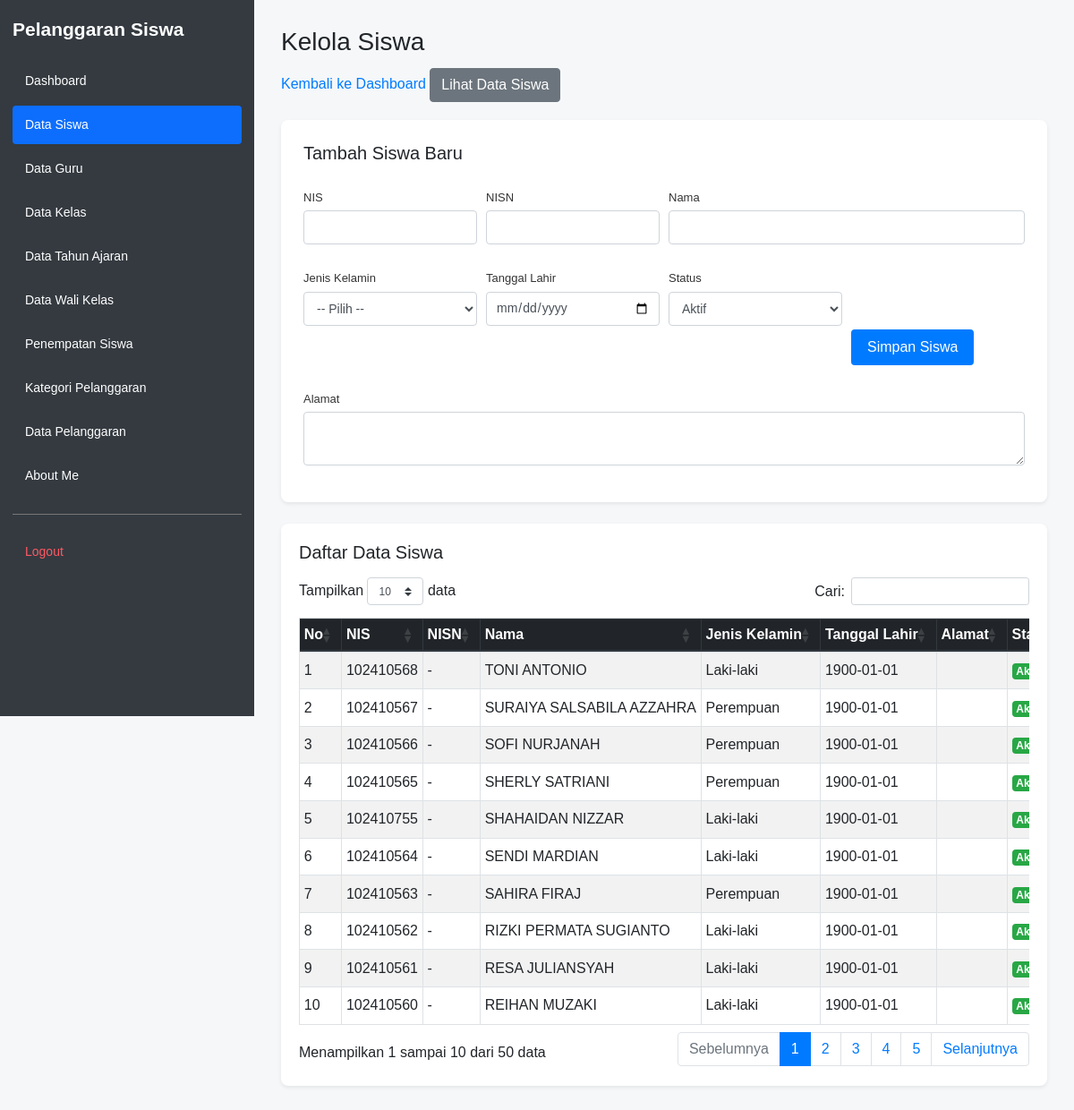
The page /kelola_siswa.php (signed in) on the database its author committed.
### tables this page shows
CREATE TABLE `t_siswa` (
  `id` int(11) NOT NULL AUTO_INCREMENT,
  `nis` varchar(20) DEFAULT NULL,
  `nisn` varchar(20) DEFAULT NULL,
  `nama` varchar(150) DEFAULT NULL,
  `jenis_kelamin` varchar(4) NOT NULL,
  `tanggal_lahir` date NOT NULL,
  `alamat` text NOT NULL,
  `status_aktif` tinyint(1) NOT NULL,
  `created_at` timestamp NOT NULL DEFAULT current_timestamp(),
  `updated_at` timestamp NOT NULL DEFAULT current_timestamp(),
  PRIMARY KEY (`id`),
  UNIQUE KEY `uq_t_siswa_nisn` (`nisn`),
  UNIQUE KEY `uq_t_siswa_nis` (`nis`)
);

### kelola_siswa.php (the view, shortened to what this page needs)
<?php
require_once __DIR__ . '/config/koneksi.php';
$sql = "SELECT * FROM t_siswa ORDER BY id DESC";
$hasil = mysqli_query($koneksi, $sql);
function h($nilai) {
    return htmlspecialchars(
        (string)($nilai ?? '-'),
        ENT_QUOTES,
        'UTF-8'
    );
}
?>
<!DOCTYPE html>
<html lang="id">
<head>
    <link rel="stylesheet"
          href="https://cdn.jsdelivr.net/npm/bootstrap@4.1.3/dist/css/bootstrap.min.css">
    <link rel="stylesheet"
          href="https://cdn.datatables.net/1.13.8/css/dataTables.bootstrap4.min.css">
    <link rel="stylesheet" href="layout/layout.css">
</head>
<body>
<?php require_once __DIR__ . '/layout/sidebar.php'; ?>
<main class="app-main">
    <div class="page-header">
        <h1>Kelola Siswa</h1>
        <a href="dashboard.php">Kembali ke Dashboard</a>
        <a href="data_siswa.php" class="btn btn-secondary">
            Lihat Data Siswa
        </a>
    </div>
    <div class="form-card form-card-full shadow-sm mb-4">
        <h5 class="mb-3">Tambah Siswa Baru</h5>
        <form action="proses_tambah_siswa.php" method="POST">
            <div class="form-row">
                <div class="form-group col-md-3">
                    <label>NIS</label>
                    <input type="text" name="nis" class="form-control"
                           maxlength="15" inputmode="numeric" pattern="[0-9]*">
                </div>
                <div class="form-group col-md-3">
                    <label>NISN</label>
                    <input type="text" name="nisn" class="form-control"
                           maxlength="10" inputmode="numeric" pattern="[0-9]*" required>
                </div>
                <div class="form-group col-md-6">
                    <label>Nama</label>
                    <input type="text" name="nama" class="form-control" required>
                </div>
            </div>
            <div class="form-row">
                <div class="form-group col-md-3">
                    <label>Jenis Kelamin</label>
                    <select name="jenis_kelamin" class="form-control" required>
                        <option value="">-- Pilih --</option>
                    </select>
                </div>
                <div class="form-group col-md-3">
                    <label>Tanggal Lahir</label>
                    <input type="date" name="tanggal_lahir" class="form-control" required>
                </div>
                <div class="form-group col-md-3">
                    <label>Status</label>
                    <select name="status_aktif" class="form-control" required>
                        <option value="1">Aktif</option>
                    </select>
                </div>
                <div class="form-group col-md-3">
                    <label>&nbsp;</label><br>
                    <button type="submit" name="simpan" class="btn btn-primary">
                        Simpan Siswa
                    </button>
                </div>
            </div>
            <div class="form-group">
                <label>Alamat</label>
                <textarea name="alamat" rows="2" class="form-control" required></textarea>
            </div>
        </form>
    </div>
    <div class="table-card shadow-sm">
        <h5 class="mb-3">Daftar Data Siswa</h5>
        <div class="table-responsive">
            <table id="tabelSiswa"
                   class="table table-striped table-bordered table-hover table-sm">
                <thead class="thead-dark">
                    <tr>
                        <th>No</th>
                        <th>NIS</th>
                        <th>NISN</th>
                        <th>Nama</th>
                        <th>Jenis Kelamin</th>
                        <th>Tanggal Lahir</th>
                        <th>Alamat</th>
                        <th>Status</th>
                    </tr>
                </thead>
                <tbody>
                <?php
                $no = 1;
                while ($siswa = mysqli_fetch_assoc($hasil)) {
                ?>
                    <tr>
                        <td><?= $no++; ?></td>
                        <td><?= h($siswa['nis'] ?? '-'); ?></td>
                        <td><?= h($siswa['nisn'] ?? '-'); ?></td>
                        <td><?= h($siswa['nama'] ?? '-'); ?></td>
                        <td>
                            <?php
                            $jk = $siswa['jenis_kelamin'] ?? '';
                            if ($jk === 'L') {
                                echo 'Laki-laki';
                            } elseif ($jk === 'P') {
                                echo 'Perempuan';
                            } else {
                                echo '-';
                            }
                            ?>
                        </td>
                        <td><?= h($siswa['tanggal_lahir'] ?? '-'); ?></td>
                        <td><?= h($siswa['alamat'] ?? '-'); ?></td>
                        <td>
                            <?php if ((int)($siswa['status_aktif'] ?? 0) === 1) { ?>
                                <span class="badge badge-success">Aktif</span>
                            <?php } else { ?>
                                <span class="badge badge-secondary">Tidak Aktif</span>
                            <?php } ?>
                        </td>
                    </tr>
                <?php } ?>
                </tbody>
            </table>
        </div>
    </div>
</main>
</body>
</html>

### layout/layout.css (style rules this page uses)
* { box-sizing: border-box; }
html, body { margin: 0; padding: 0; min-height: 100vh; font-family: Arial, sans-serif; background: #f5f7f9; }
.app-main { display: block; width: auto; min-width: 0; min-height: 100vh; margin-left: 284px; padding: 30px; }
.app-main h1, .app-main h2 { margin-top: 0; }
.app-main .table-responsive { width: 100%; }
.page-header { margin-bottom: 20px; }
.page-header h1 { font-size: 28px; margin-bottom: 12px; }
.table-card { background: #ffffff; border-radius: 8px; padding: 20px; width: 100%; }
.form-card { background: #ffffff; border-radius: 8px; padding: 25px; max-width: 720px; }
.form-card-full { max-width: 100%; }
.form-card label { display: block; font-size: 13px; margin: 12px 0 5px; color: #333; }
.form-card input[type="text"], .form-card input[type="email"], .form-card input[type="password"], .form-card input[type="date"], .form-card input[type="number"], .form-card select, .form-card textarea { width: 100%; padding: 8px 10px; border: 1px solid #ced4da; border-radius: 4px; font-size: 14px; box-sizing: border-box; }
.form-card textarea { resize: vertical; }
.form-card button { margin-top: 18px; padding: 8px 18px; border: none; border-radius: 4px; cursor: pointer; }

### kelola_siswa.php (style rules this page uses)
#tabelSiswa { width: 100% !important; white-space: nowrap; }
#tabelSiswa th, #tabelSiswa td { vertical-align: middle; }
.table-card { width: 100%; }
.table-responsive { width: 100%; overflow-x: auto; }

### rows shown on the page
t_siswa: nis "102410568", nisn "-", nama "TONI ANTONIO", jenis_kelamin "Laki-laki", tanggal_lahir "1900-01-01", status_aktif "Aktif"
t_siswa: nis "102410567", nisn "-", nama "SURAIYA SALSABILA AZZAHRA", jenis_kelamin "Perempuan", tanggal_lahir "1900-01-01", status_aktif "Aktif"
t_siswa: nis "102410566", nisn "-", nama "SOFI NURJANAH", jenis_kelamin "Perempuan", tanggal_lahir "1900-01-01", status_aktif "Aktif"
t_siswa: nis "102410565", nisn "-", nama "SHERLY SATRIANI", jenis_kelamin "Perempuan", tanggal_lahir "1900-01-01", status_aktif "Aktif"
t_siswa: nis "102410755", nisn "-", nama "SHAHAIDAN NIZZAR", jenis_kelamin "Laki-laki", tanggal_lahir "1900-01-01", status_aktif "Aktif"
t_siswa: nis "102410564", nisn "-", nama "SENDI MARDIAN", jenis_kelamin "Laki-laki", tanggal_lahir "1900-01-01", status_aktif "Aktif"
t_siswa: nis "102410563", nisn "-", nama "SAHIRA FIRAJ", jenis_kelamin "Perempuan", tanggal_lahir "1900-01-01", status_aktif "Aktif"
t_siswa: nis "102410562", nisn "-", nama "RIZKI PERMATA SUGIANTO", jenis_kelamin "Laki-laki", tanggal_lahir "1900-01-01", status_aktif "Aktif"
t_siswa: nis "102410561", nisn "-", nama "RESA JULIANSYAH", jenis_kelamin "Laki-laki", tanggal_lahir "1900-01-01", status_aktif "Aktif"
t_siswa: nis "102410560", nisn "-", nama "REIHAN MUZAKI", jenis_kelamin "Laki-laki", tanggal_lahir "1900-01-01", status_aktif "Aktif"

### other values the page prints
$label "Dashboard"
$label "Data Siswa"
$label "Data Guru"
$label "Data Kelas"
$label "Data Tahun Ajaran"
$label "Data Wali Kelas"
$label "Penempatan Siswa"
$label "Kategori Pelanggaran"
$label "Data Pelanggaran"
$label "About Me"
